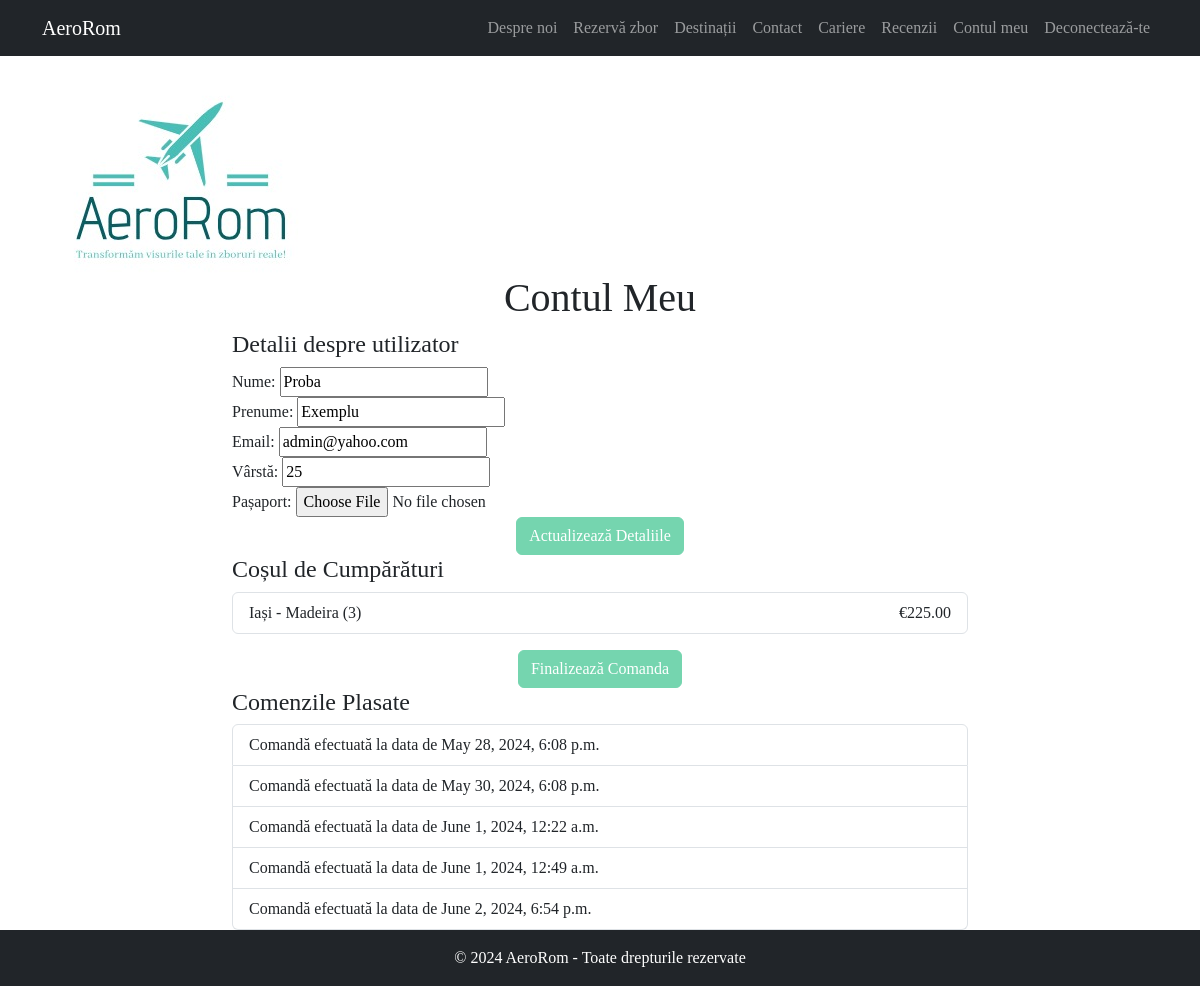
Page /users/contul_meu/ (signed in) on the earlier database version.
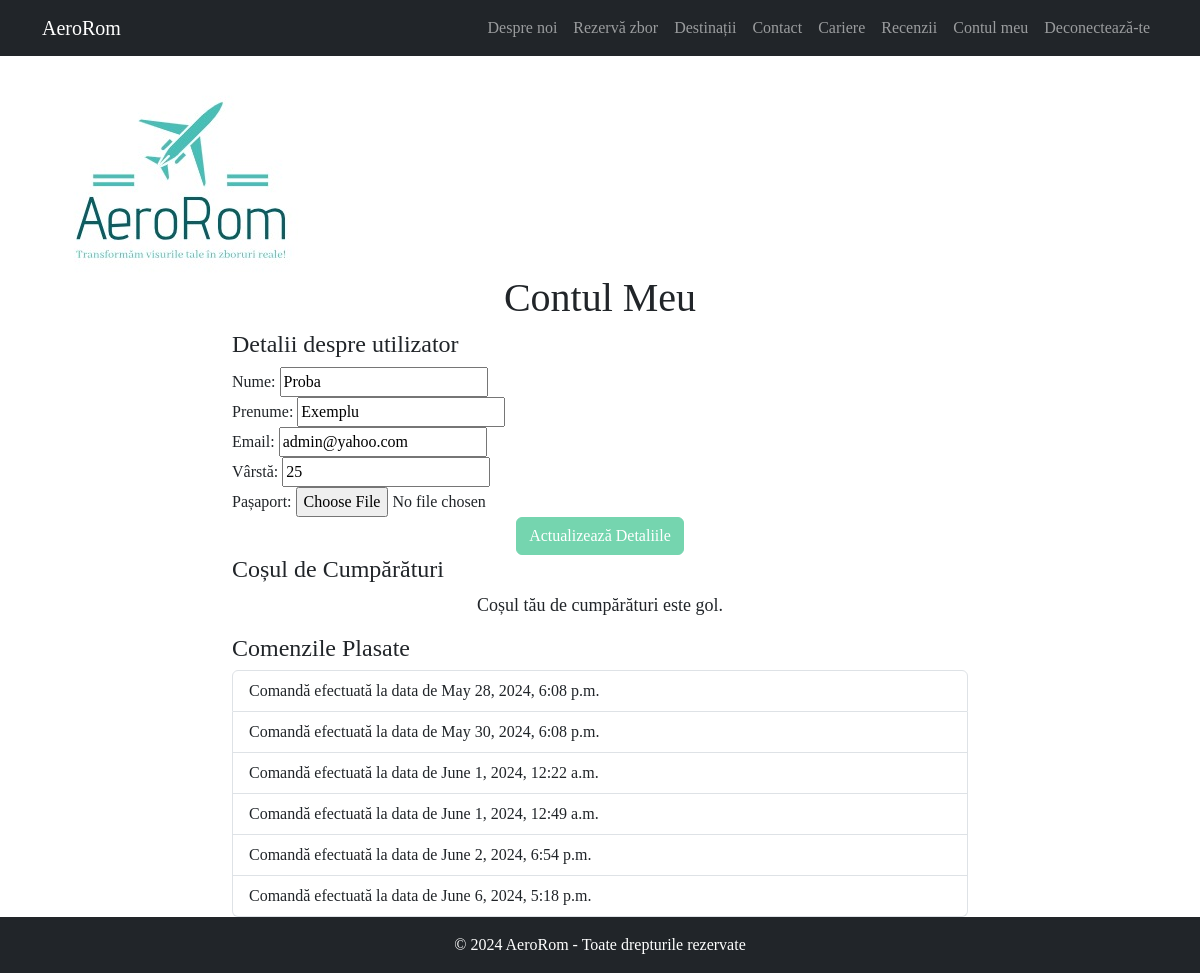
Same page on the later database version.
### tickets/models.py (models this page shows, shortened)
class CartItem(models.Model):
    user = models.ForeignKey(User, on_delete=models.CASCADE, default=1) #daca utilizatorul este sters, toate obiectele vor fi sterse, default 1 = user valid
    cart = models.ForeignKey(Cart, related_name='items', on_delete=models.CASCADE) # daca comanda este stearsa, se sterg toate obiectele CartItem
    price = models.ForeignKey(Price, on_delete=models.CASCADE) # cheie straina catre obiectul 'Price', daca pretul este sters, se sterg obiectele asociate acestui pret
    quantity = models.PositiveIntegerField(default=0) # cantitatea de articole din cos
    depart_date = models.DateField(null=True, blank=True) # data de plecare
    return_date = models.DateField(null=True, blank=True) # data de intoarcere
    def get_total_price(self):
        return self.price.price * self.quantity # returnam pretul unui articol din cos
    class Meta:
        unique_together = ('cart', 'price', 'depart_date', 'return_date') # combinatii unice in baza de date

class Price(models.Model):
    destinations = models.ForeignKey(Destinations, related_name='prices',
                                     on_delete=models.CASCADE)  # accesam obiectele 'Price' prin intermediul atributului 'prices',
    arrival = models.ForeignKey(Destinations, related_name='arrival_prices', on_delete=models.CASCADE, default=1) # destinatia de sosire
    flight_type = models.CharField(max_length=20) # tipul zborului (dus/ dus-intors)
    price = models.DecimalField(max_digits=10, decimal_places=2) # pretul zborului
    start_date = models.DateField(default='2023-12-31')  # stocam date de tip data ( iceputul perioadei de valabilitate a pertului)
    end_date = models.DateField(default='2023-12-31') # sfarsitul perioadei de valabilitate a pretului

class Destinations(models.Model):
    name = models.CharField(max_length=100)  # numele destinatiei

class Cart(models.Model):
    user = models.ForeignKey(User, on_delete=models.CASCADE, default=1)  # setam default=1 ca fiind un user valid
    ordered = models.BooleanField(default=False)  # default=False - comanda nu a fost inca plasata
    created_at = models.DateTimeField(default=datetime.now)  # stocam data si ora la care se crează comanda
    @staticmethod  # cream o metoda statica get_current_order() (nu avem acces la instanta obiectului si la clasa )
    def get_current_order(user):
        qs = Cart.objects.filter(user=user,
                                 ordered=False)  # cream un queryset care filtreaza obiectele 'Cart' pentru a gasi comenzile nefinalizate
        if qs.exists():  # daca gasim o comanda nefinalizata
            return qs.first()  # returnam primul cos din queryset
        return Cart.objects.create(user=user)  # daca nu exista, se creaza un nou cos pentru utilizator

### users/views.py (the view, shortened to what this page needs)
# urls.py: path('contul_meu/', views.contul_meu, name='contul_meu'),
@login_required  # accesibil doar pentru utilizatorii logați
def contul_meu(request):
    user = request.user  # obtinem utilizatorul
    try:
        profile = user.userprofile  # obtinem profilul utilizatorului
    except UserProfile.DoesNotExist:
        profile = UserProfile.objects.create(user=user)  # daca nu exista, cream unul
    user_form = UserForm(instance=user)  # cream formular cu datele utilizatorului (nume, prenume, email)
    profile_form = UserProfileForm(instance=profile)  # _"_ cu datele profilului (varsta, document de identitate)
    current_order = Cart.get_current_order(user)  # obtinem comenzile nefinalizate
    orders = Cart.objects.filter(user=user, ordered=True)  # obtinem comenzile finalizate
    context = {
        'user_form': user_form,
        'profile_form': profile_form,
        'current_order': current_order,
        'orders': orders,
    }
    return render(request, 'registration/contul_meu.html', context)

### users/forms.py
class UserForm(forms.ModelForm):
    class Meta:
        model = User
        fields = ['first_name', 'last_name', 'email']
        labels = {
            'first_name': 'Nume',
            'last_name': 'Prenume',
            'email': 'Email',
        }

class UserProfileForm(forms.ModelForm):
    class Meta:
        model = UserProfile
        fields = ['age', 'passaport']
        labels = {
            'age': 'Vârstă',
            'passaport': 'Pașaport',
        }

### users/templates/registration/contul_meu.html (shortened to what this page needs)
{% extends 'base.html' %}
{% block content %}
{% load static %}
<header>
    <div class="container mt-4 clearfix">
        <img src="{% static 'logo.png' %}" class="logo" style="float: left;">
    </div>
</header>
<body>
<div class="container">
    <div class="row justify-content-center">
        <div class="col-md-8">
            <h1 class="text-center">Contul Meu</h1>
            <h4>Detalii despre utilizator</h4>
            <form method="POST">
                <div class="form-group">
                    {{ user_form.first_name.label_tag }}
                    {{ user_form.first_name }}
                </div>
                <div class="form-group">
                    {{ user_form.last_name.label_tag }}
                    {{ user_form.last_name }}
                </div>
                <div class="form-group">
                    {{ user_form.email.label_tag }}
                    {{ user_form.email }}
                </div>
                <div class="form-group">
                    {{ profile_form.age.label_tag }}
                    {{ profile_form.age }}
                </div>
                <div class="form-group">
                    {{ profile_form.passaport.label_tag }}
                    {{ profile_form.passaport }}
                </div>
                <div class="text-center">
                    <button type="submit" class="btn btn-primary">Actualizează Detaliile</button>
                </div>
            </form>
            <h4>Coșul de Cumpărături</h4>
            {% if current_order and current_order.items.exists %}
            <ul class="list-group mb-3">
                {% for item in current_order.items.all %}
                <li class="list-group-item d-flex justify-content-between align-items-center">
                    {{ item.price.destinations.name }} - {{ item.price.arrival.name }} ({{ item.quantity }})
                    <span>€{{ item.get_total_price }}</span>
                </li>
                {% endfor %}
            </ul>
            <div class="text-center">
                <a href="{% url 'tickets:cart' %}" class="btn btn-success">Finalizează Comanda</a>
            </div>
            {% else %}
            <p class="text-center">Coșul tău de cumpărături este gol.</p>
            {% endif %}
            <h4>Comenzile Plasate</h4>
            {% if orders %}
            <ul class="list-group">
                {% for order in orders %}
                <li class="list-group-item">
                    Comandă efectuată la data de {{ order.created_at }}
                </li>
                {% endfor %}
            </ul>
            {% else %}
            <p class="text-center">Nu ai plasat nicio comandă.</p>
            {% endif %}
        </div>
    </div>
</div>
{% endblock %}

Differences in the rows shown:
removed CartItem: price.destinations.name "Iași", price.arrival.name "Madeira", quantity "3", get_total_price "225.00"
now on this page (row edited): Cart: created_at "June 6, 2024, 5:18 p.m."
Other differences:
text no longer shown: "Finalizează Comanda"
text now shown: "Coșul tău de cumpărături este gol."
